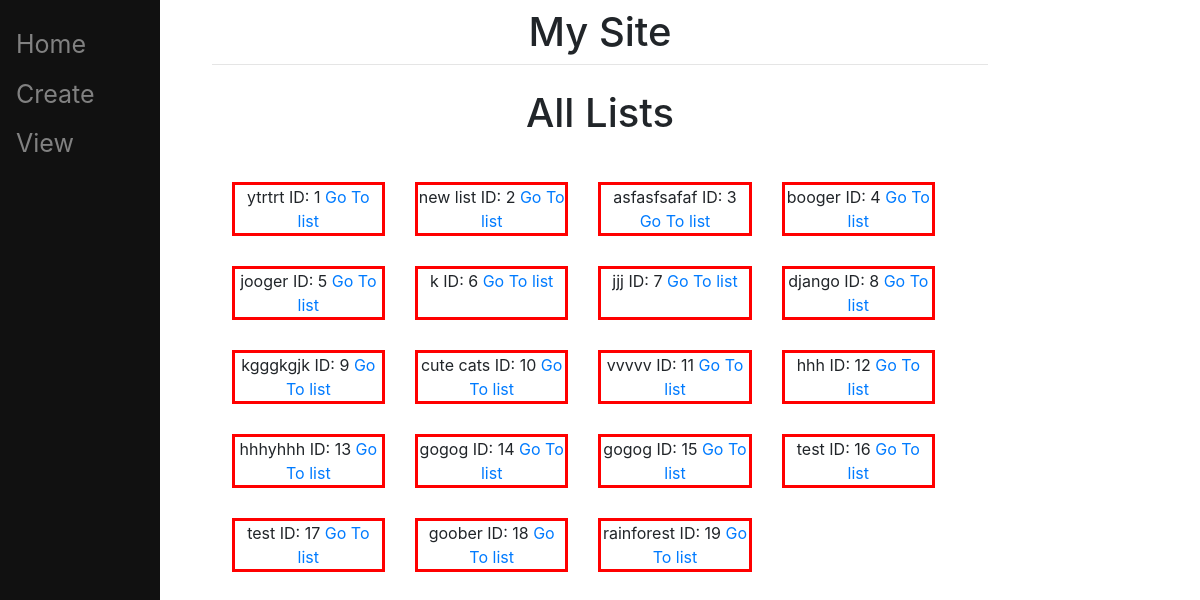
The page / on the database its author committed.
### main/models.py (models this page shows, shortened)
class ToDoList(models.Model):
    name= models.CharField(max_length=200)
    image= models.ImageField(null=True,upload_to="images/")

### main/views.py (the view)
# urls.py: path("", views.home, name="home"),
def home(response):
     ls=ToDoList.objects.all()
     return render(response, "main/home.html",{"ls":ls})

### main/templates/main/home.html (shortened to what this page needs)
{% extends 'main/base.html'  %}
{%block content%}
<h1 class ="main"> All Lists </h1>
<div class = "container">
{% for item in ls %}
<div class="item">{{item.name}} ID: {{item.id}} <a href=http://127.0.0.1:8000/{{item.id}}> Go To list </a></div>
{% endfor %}
</div>
{% endblock%}

### main/templates/main/base.html (style rules this page uses)
.main { margin-left:160px; padding:0px 10px; }

### main/templates/main/home.html (style rules this page uses)
.item { width: 100% }
.container { display: flex; flex-wrap: wrap; padding:5px; }
.container>div { flex: 0 20%; border: red solid; box-sizing:border-box; margin:15px; }
.main { text-align: center; margin: 0px auto; display: block; padding-bottom: 25px; }

### rows shown on the page
ToDoList: name "ytrtrt", id "1"
ToDoList: name "new list", id "2"
ToDoList: name "asfasfsafaf", id "3"
ToDoList: name "booger", id "4"
ToDoList: name "jooger", id "5"
ToDoList: name "k", id "6"
ToDoList: name "jjj", id "7"
ToDoList: name "django", id "8"
ToDoList: name "kgggkgjk", id "9"
ToDoList: name "cute cats", id "10"
ToDoList: name "vvvvv", id "11"
ToDoList: name "hhh", id "12"
ToDoList: name "hhhyhhh", id "13"
ToDoList: name "gogog", id "14"
ToDoList: name "gogog", id "15"
ToDoList: name "test", id "16"
ToDoList: name "test", id "17"
ToDoList: name "goober", id "18"
ToDoList: name "rainforest", id "19"
